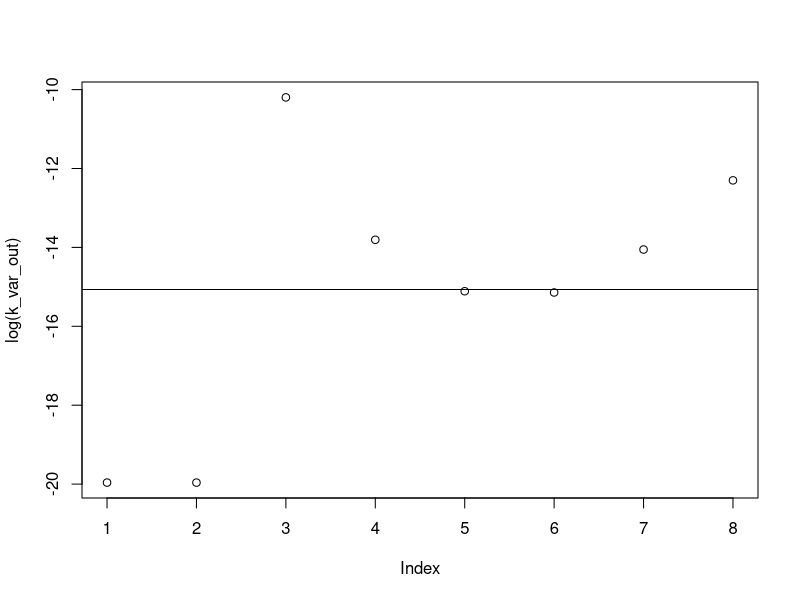

Source code (R):
#~             ,''''''''''''''.
#~~           +     USEPA      +
#~   >~',*> <   FISH TOXICITY   }
#~~           +   TRANSLATOR   +
#~             `..............'
#~~
#~  N. Pollesch - pollesch.nathan@epa.gov
#

#### Header Info ####
## Normalization Functions for Parameter,  var_k_g

## Information from parameters_master.RData
# t(FishToxTranslator::parameters_master[ 4 ,]) #Uncomment to pull data from package into R

#### Derivation Notes: ####

#### Algorithm for fitting var_k_g ####
## This algorithm was developed by M.Etterson (etterson.matthew@epa.gov) and N.Pollesch (pollesch.nathan@epa.gov)

## Derive variance in k bounds based on max size at given time
# Can use multiple 'max size' at 'given time' types of statements
# The example given below uses the following statement to arrive at bounds in k_variance
# "The fastest growing fish can reach 99% of its maximum length in the time that the mean growing fish
#  can reach 95% of its maximum size"

# 1) In this case, first use mean growth rate (k) to find how long it takes (t_to_rat_mean) the average
#  fish to reach 95% of its size. Thus, solve for t_to_rat_mean when z_rat_mean=0.95
# 2) You then use that time (t=t_to_rat_mean) to solve for the value of k (k_for_z_rat_max) that corresponds
#  to a fast growing fish reaching 99% of its size in that time (z_rat_max=0.99)
# 3) Then use value k_for_z_rat_max and k to solve for a value of k_variance that has k_for_z_rat_max as
#  the 99th percentile of a normal distribution with mean as 'k' and variance as 'k_variance'


# Set the parameters
k=0.009 # Mean Kappa (vB growth rate)
z0=5.6 # Size at hatch (mm)
zinf=74 # Max Length (mm)


z_rat_mean=0.95 # Percent of growth to reach at mean growth
z_rat_max=0.99 # Percent of growth that can be reached by fastest fish in time for mean fish to reach z_rat_mean


VarianceK <- function( sigma_k , k = 0.009 , z0 = 5.6 , zinf = 74 , zrat=0.95 , zratmax=0.99 ){

  # sigma_k = variance of k
  # k = growth rate (daily)
  #
  TimeToZrat = ( log(1-z0/zinf)-log(1-zrat) )/ k
  krat_max = ( log(1-z0/zinf)-log(1-zratmax) )/ TimeToZrat


  k99 = qnorm( 0.99 , k , sigma_k )

  dif_k <- ( k99 - krat_max ) ^ 2

  return(dif_k)

}

## Run optimizer at default values VarianceK() function

# Set initial guess
sigma_iter <- 0.1
# Run optimizer at initial guess, lower bound of 0, upper bound of 100 (VERY high upper bound)
Otpt <- optim( sigma_iter , fn = VarianceK ,
               lower = 0 , upper=100, method = "Brent" ,
               hessian = TRUE)

Otpt$par
# Convert from standard deviation to variance by squaring the output
k_variance<-Otpt$par^2
print(k_variance)

# ### RUN SAME OPTIMIZER WITH DIFFERENT VALUES ### NOTE THIS GIVES ERRORS
#
# sigma_iter <- 0.1
#   # Run optimizer at initial guess, lower bound of 0, upper bound of 100 (VERY high upper bound)
#   Otpt <- optim( sigma_iter , fn = VarianceK , k=0.009, z0=5.6,zinf=74,zrat=0.98,zratmax=0.99,
#                  lower = 0 , upper=100, method = "Brent" ,
#                  hessian = TRUE)
#
#   Otpt$par
#   # Convert from standard deviation to variance by squaring the output
#   k_variance<-Otpt$par^2
#   print(k_variance)


# Run different optimizer lower bound of 0, upper bound of 100 (VERY high upper bound)
Otpt <- optimize(VarianceK , interval=c(0,100) , k=0.009, z0=5.6, zinf=74, zrat=0.00, zratmax=0.1)
Otpt
# Convert from standard deviation to variance by squaring the output
k_variance<-Otpt$minimum^2
print(k_variance)

#Explore difference in assumptions of mean and max rats
rats<-list(zrat<-c(0.00,0.05,0.10,0.25,0.50,0.75,0.90,0.95),zratmax<-c(0.04,0.09,0.14,0.29,0.54,0.79,0.94,0.99))
rats[[1]][1]
rats[[2]][1]
k_var_out<-c()
length(rats[[1]])
for(i in 1:length(rats[[1]])){
  Otpt <- optimize(VarianceK , interval=c(0,100) , k=0.009, z0=5.6, zinf=76, zrat=rats[[1]][i], zratmax=rats[[2]][i])
  # Convert from standard deviation to variance by squaring the output
  k_var_out[i]<-Otpt$minimum^2
}
k_var_out
plot(log(k_var_out))
abline(h=mean(log(k_var_out)))

#Bluegill
mean(k_var_out) #2.272E-07

#Fathead Minnow #5.516E-06
mean(k_var_out)



#### Example Normalizations: ####
